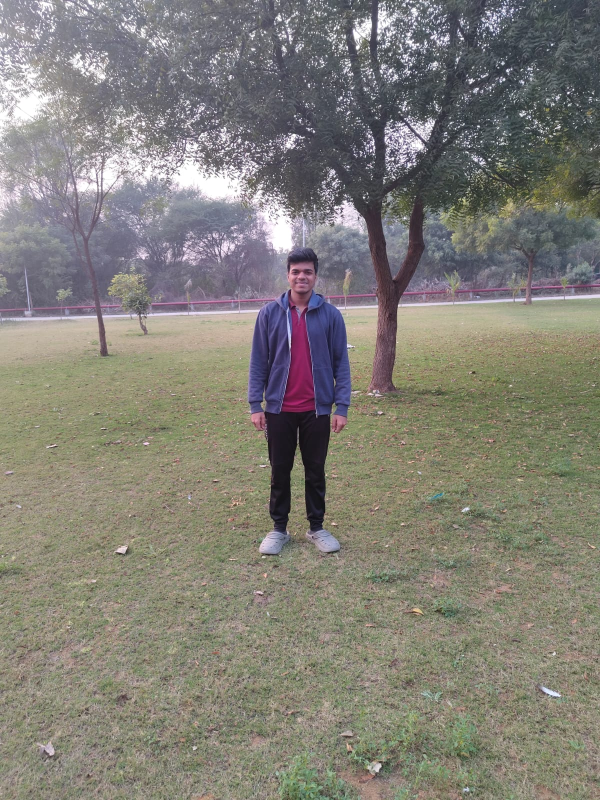
#> input picture me.jpg, 1200 x 1600 px, found by its file name (shown at 1/2 size)
$ python inverse_trans.py
#> lines starting #> are read from the running program, lines starting #| are printed output that depends on the picture
import numpy as np
import matplotlib.pyplot as plt
import cv2 as cv

input_img = cv.imread(r'.vscode/Projects/dip_project1/me.jpg', 0)
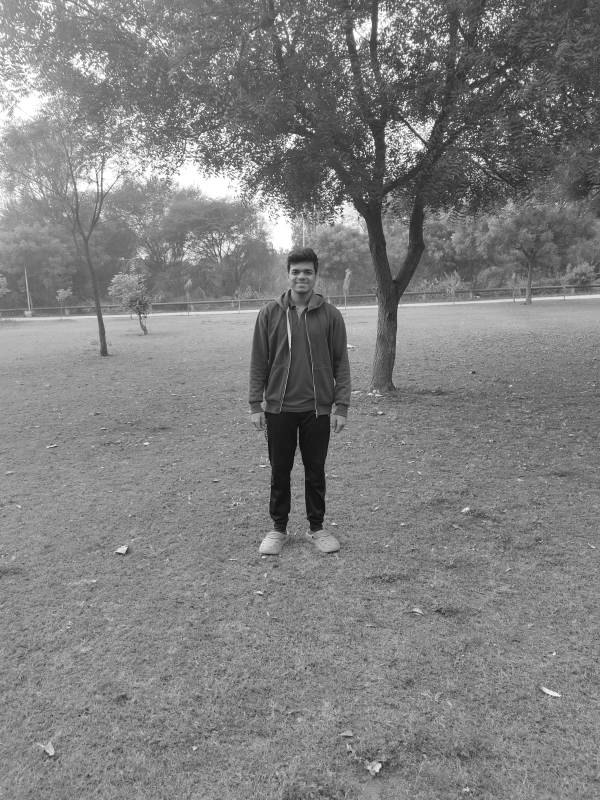
#> input_img: shape (1600, 1200) (shown at 1/2 size); min 0, max 255, mean 127.7

width = int(input_img.shape[1] * 50 / 100)
#> width = 600
height = int(input_img.shape[0] * 50 / 100)
#> height = 800
inp_img = cv.resize(input_img, (width, height))
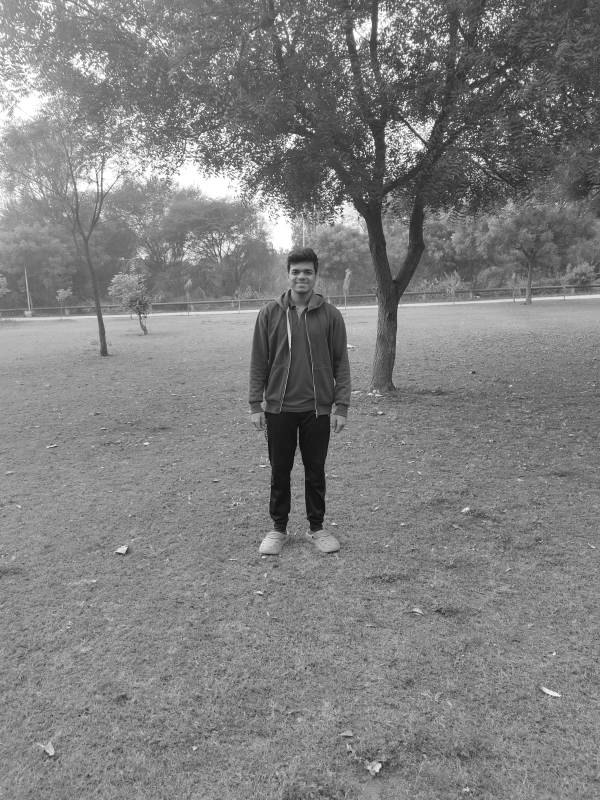
#> inp_img: shape (800, 600); min 12, max 255, mean 127.9


#cv.imshow('greyscale', inp_img)
cv.waitKey(0)
cv.destroyAllWindows()

img_float = np.float32(inp_img)

# inverse_transformed = np.exp(img_float)-1
inverse_transformed = 2**(img_float)-1
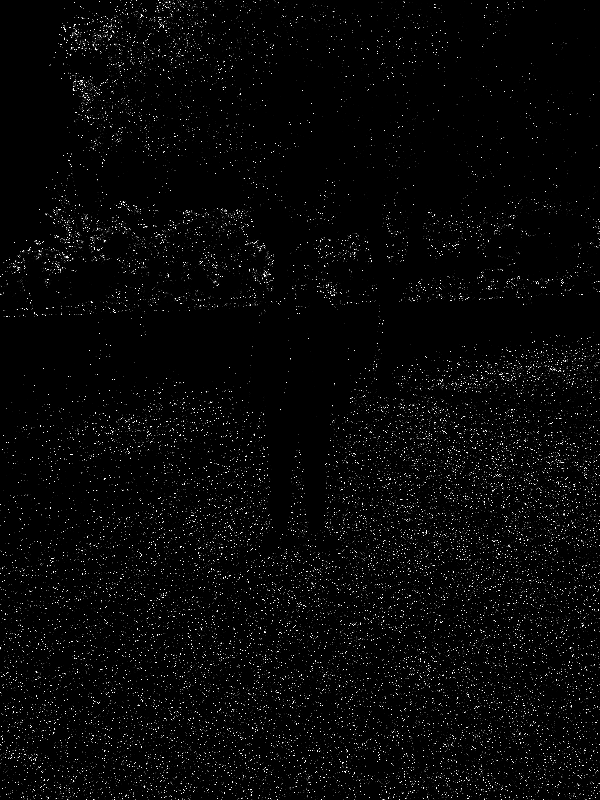
#> inverse_transformed: shape (800, 600) float32; 54.29% of the values are NaN or infinite; the others: min 4095, max 1.7e+38, mean inf; drawn with min black, max white, NaN and infinite black

plt.figure(figsize=(10,5))
plt.subplot(1,2,1), plt.imshow(inp_img, cmap='gray')
plt.title('Original')
plt.subplot(1,2,2), plt.imshow(inverse_transformed, cmap='gray')
plt.title('Inverse Transformed')
plt.show()
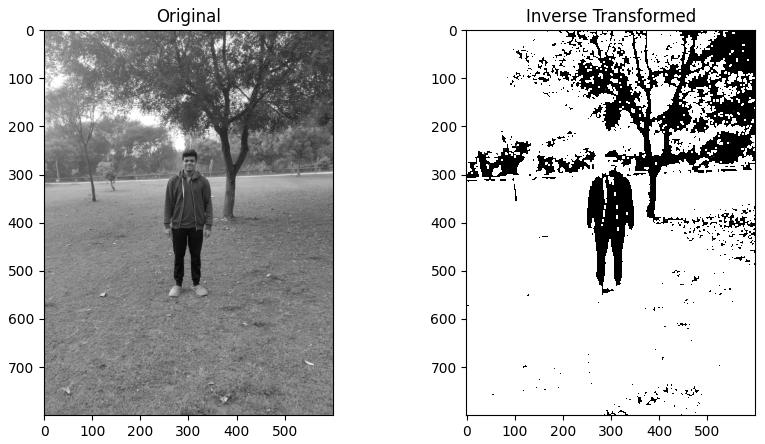
#> figure drawn by matplotlib, 2 panels
